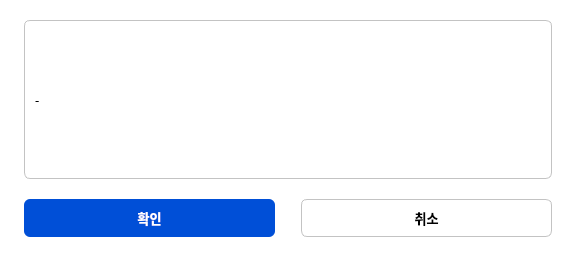
<?xml version="1.0" encoding="UTF-8"?>
<ui version="4.0">
 <class>Dialog</class>
 <widget class="QDialog" name="Dialog">
  <property name="geometry">
   <rect>
    <x>0</x>
    <y>0</y>
    <width>576</width>
    <height>257</height>
   </rect>
  </property>
  <property name="windowTitle">
   <string>Dialog</string>
  </property>
  <property name="styleSheet">
   <string notr="true">background : rgb(255, 255, 255);</string>
  </property>
  <layout class="QVBoxLayout" name="verticalLayout" stretch="5,0">
   <property name="spacing">
    <number>20</number>
   </property>
   <property name="leftMargin">
    <number>24</number>
   </property>
   <property name="topMargin">
    <number>20</number>
   </property>
   <property name="rightMargin">
    <number>24</number>
   </property>
   <property name="bottomMargin">
    <number>20</number>
   </property>
   <item>
    <widget class="QLabel" name="label_message">
     <property name="sizePolicy">
      <sizepolicy hsizetype="Expanding" vsizetype="Expanding">
       <horstretch>1</horstretch>
       <verstretch>1</verstretch>
      </sizepolicy>
     </property>
     <property name="font">
      <font>
       <family>Malgun Gothic</family>
       <pointsize>10</pointsize>
      </font>
     </property>
     <property name="styleSheet">
      <string notr="true">	height: 36px;
	color: #000;
	border-radius: 6px;
	border: 1px solid #C3C3C3;
	background: #FFF;</string>
     </property>
     <property name="text">
      <string>-</string>
     </property>
     <property name="indent">
      <number>10</number>
     </property>
    </widget>
   </item>
   <item>
    <layout class="QHBoxLayout" name="horizontalLayout_17">
     <property name="spacing">
      <number>26</number>
     </property>
     <item>
      <widget class="QPushButton" name="pushButton_ok">
       <property name="sizePolicy">
        <sizepolicy hsizetype="Expanding" vsizetype="Expanding">
         <horstretch>1</horstretch>
         <verstretch>1</verstretch>
        </sizepolicy>
       </property>
       <property name="font">
        <font>
         <family>Malgun Gothic</family>
         <pointsize>10</pointsize>
         <italic>false</italic>
         <bold>true</bold>
        </font>
       </property>
       <property name="styleSheet">
        <string notr="true">QPushButton:Pressed
{
	height: 36px;
	color: #004FD7;
	border-radius: 6px;
	background: #004FD7;
}

QPushButton
{
	height: 36px;
	color: #FFFFFF;
	border-radius: 6px;
	background: #004FD7;
}</string>
       </property>
       <property name="text">
        <string>확인</string>
       </property>
      </widget>
     </item>
     <item>
      <widget class="QPushButton" name="pushButton_cancle">
       <property name="sizePolicy">
        <sizepolicy hsizetype="Expanding" vsizetype="Expanding">
         <horstretch>1</horstretch>
         <verstretch>1</verstretch>
        </sizepolicy>
       </property>
       <property name="font">
        <font>
         <family>Malgun Gothic</family>
         <pointsize>10</pointsize>
         <bold>true</bold>
        </font>
       </property>
       <property name="styleSheet">
        <string notr="true">QPushButton:Pressed
{
	height: 36px;
	color: #FFF;
	border-radius: 6px;
	border: 1px solid #C3C3C3;
	background: #FFF;
}

QPushButton
{
	height: 36px;
	color: #000;
	border-radius: 6px;
	border: 1px solid #C3C3C3;
	background: #FFF;
}</string>
       </property>
       <property name="text">
        <string>취소</string>
       </property>
      </widget>
     </item>
    </layout>
   </item>
  </layout>
 </widget>
 <resources/>
 <connections/>
</ui>
